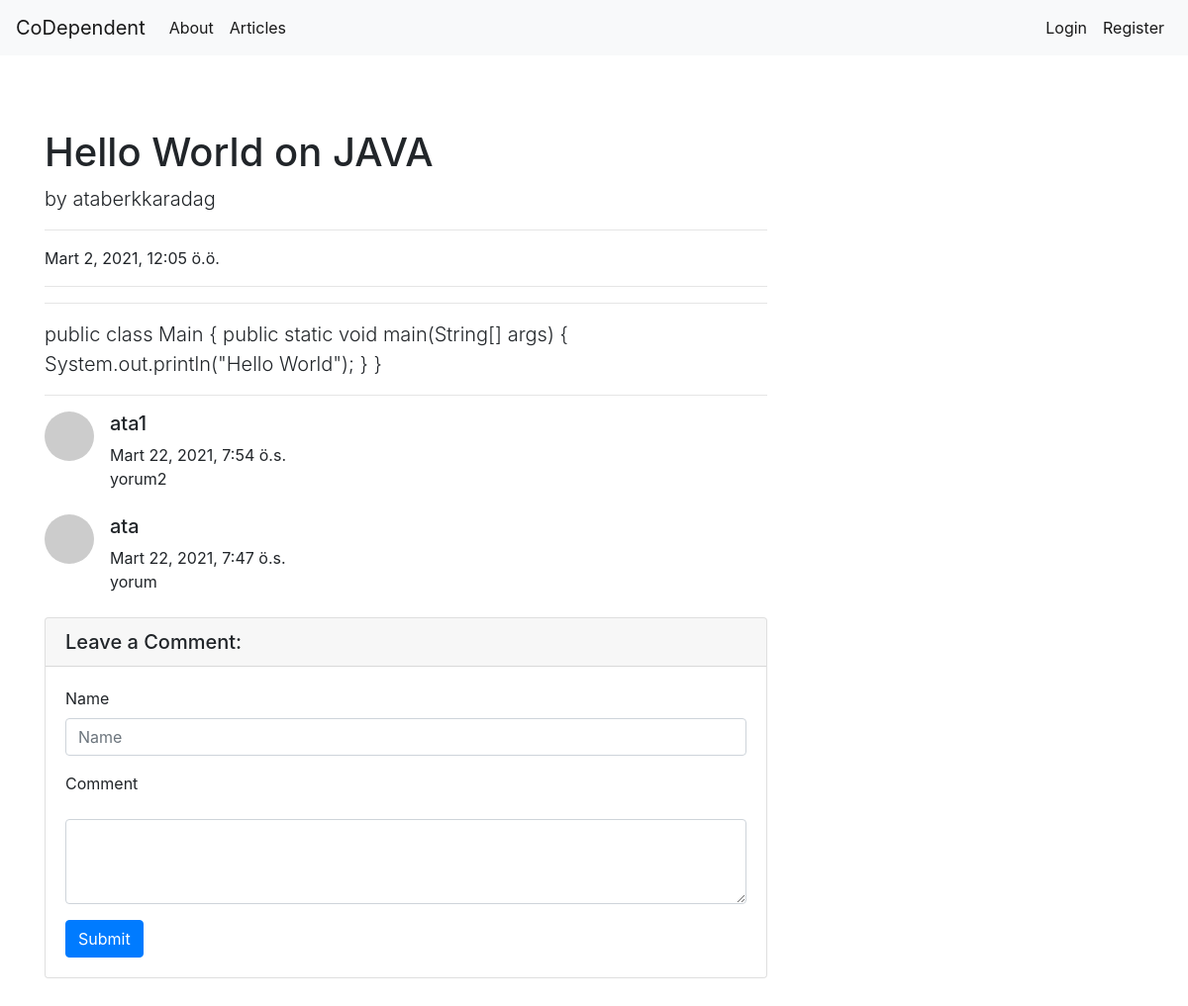
Screenshot of /articles/article/2 with the database file from the repository.
### codeArticles/models.py (models this page shows, shortened)
class Article(models.Model):
    author=models.ForeignKey("auth.User",on_delete=models.CASCADE)
    title=models.CharField(max_length=75 )
    content=RichTextField()
    created_date=models.DateTimeField(auto_now_add=True)
    article_image=models.FileField(blank=True,null=True,verbose_name="Add Picture")
    class Meta:
        ordering = ['-created_date']

class Comment(models.Model):
    article=models.ForeignKey(Article,on_delete=models.CASCADE,related_name="comments")
    comment_author=models.CharField(max_length=50,verbose_name="isim")
    comment_content=models.CharField(max_length=200,verbose_name="yorum")
    comment_date=models.DateTimeField(auto_now_add=True)
    class Meta:
        ordering = ['-comment_date']

### codeArticles/views.py (the view)
# urls.py: path("article/<int:id>",views.detail,name="detail"),
def detail(request,id):
    article=get_object_or_404(Article,id=id)
    comments=article.comments.all()
    return render(request,"detail.html",{"article":article,"comments":comments})

### templates/detail.html (shortened to what this page needs)
{% extends "layout.html" %}
{% block body %}
<div class="row">
      <div class="col-lg-8">
        <h1 class="mt-4">{{article.title}}</h1>
        <p class="lead">
          by
        {{article.author}}
        </p>
        <hr>
        <p>{{article.created_date}}</p>
        <hr>
        <hr>
        <p class="lead">{{article.content|safe}}
        </p>
        <hr>
          {% if comments %}
          {% for comment in comments %}
          <div class="media mb-4">
          <img class="d-flex mr-3 rounded-circle" src="http://placehold.it/50x50" alt="">
          <div class="media-body">
            <h5 class="mt-0">{{comment.comment_author}}</h5>
              {{comment.comment_date}}
              <br>
            {{comment.comment_content}}
          </div>
        </div>
          {% endfor %}
          {% else %}
          <div class="alert alert-danger">Henüz bir yourum yok ,ilk yorum yapan siz olun...</div>
          {% endif %}
          <div class="card my-4">
          <h5 class="card-header">Leave a Comment:</h5>
          <div class="card-body">
            <form method="post" action="{% url 'articles:comment' article.id %}">
                <div class="form-group">
    <label for="formGroupExampleInput">Name</label>
    <input name="comment_author" type="text" class="form-control" id="formGroupExampleInput" placeholder="Name">
  </div>
              <div class="form-group">
                  <div class="form-group">
    <label for="formGroupExampleInput">Comment</label>
  </div>
                <textarea name="comment_content" class="form-control" rows="3"></textarea>
              </div>
              <button type="submit" class="btn btn-primary">Submit</button>
            </form>
          </div>
      </div>
    </div>
        </div>
{% endblock body %}

### rows the page displays
Article: title "Hello World on JAVA", author "ataberkkaradag", created_date "Mart 2, 2021, 12:05 ö.ö.", content "public class Main { public static void main(String[] args) { System.out.println(\"Hello World\"); } }"
Comment: comment_author "ata1", comment_date "Mart 22, 2021, 7:54 ö.s.", comment_content "yorum2"
Comment: comment_author "ata", comment_date "Mart 22, 2021, 7:47 ö.s.", comment_content "yorum"
